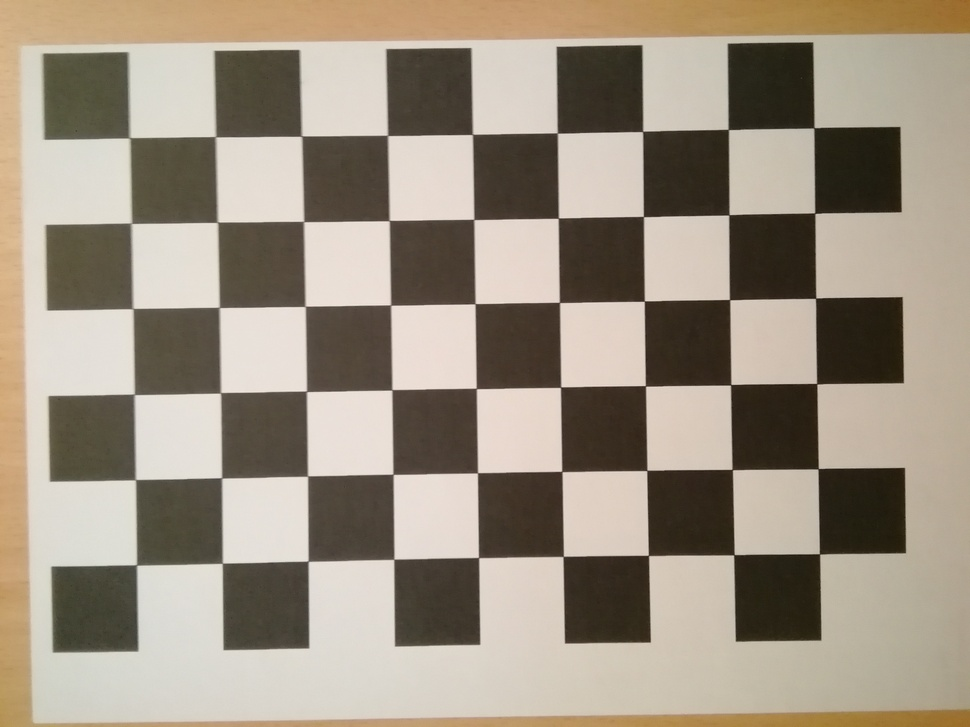
#> input picture chess/IMG_20210210_085833 - Kopie.jpg, 970 x 727 px, shrunk from 3264 x 2448 before the run; its folder holds only this picture in this run
$ jupyter execute --allow-errors '1. Erster Korrekturschritt.ipynb'   (shell and % lines are left out)
#> lines starting #> are read from the running program, lines starting #| are printed output that depends on the picture
# Erster Korrekturschritt: Verzeichnung

Im ersten Korrekturschritt werden zuerst die intrinsischen Kameraparameter sowie die Verzeichnungsparameter bestimmt. Dafür wird mit dem "Pinhole-Modell" ein Zusammenhang zwischen Weltkoordinaten und Bildkoordinaten hergestellt.

<center>Pinhole-Modell (https://docs.opencv.org/4.5.5/d9/d0c/group__calib3d.html)</center>

Für die Umsetzung werden Schachbrettbilder genutzt, die mit derselben Kamera wie die zu korrigierenden Bilder aufgenommen wurden. Die Schnittpunkte des Schachbrettmusters (Stellen, an denen sich jeweils vier Felder treffen) werden als Weltkoordinaten definiert und im Anschluss auf SubPixel-Niveau im Bild detektiert (Bildkoordinaten).

Die berechneten intrinsischen Kameraparameter und Verzeichungsparameter werden anschließend auf sämtliche Nadir-Bilder angewendet, wodurch die Verzeichnung korrigiert wird.

[cell 1]
import cv2, glob, os
import numpy as np
from ipywidgets import IntProgress
from IPython.display import display

chess_path = r"./chess/" # Pfad der Schachbrettbilder
input_path = r"./input/" # Pfad der Nadir-Rohdaten
output1_path = r"./output1/" # Pfad der primär korrigierten Nadir-Bilder

horizontal_corner_points = int(input("\nAnzahl horizontaler Schachtfelder: "))-1
#> the answer given: 1
vertical_corner_points = int(input("Anzahl vertikaler Schachfelder: "))-1
#> the answer given: 1
square_size = float(input("Seitenlänge eines Feldes [mm]: "))
#> the answer given: 100
#> `gray_img = cv2.imread(chess_img, 0)`:
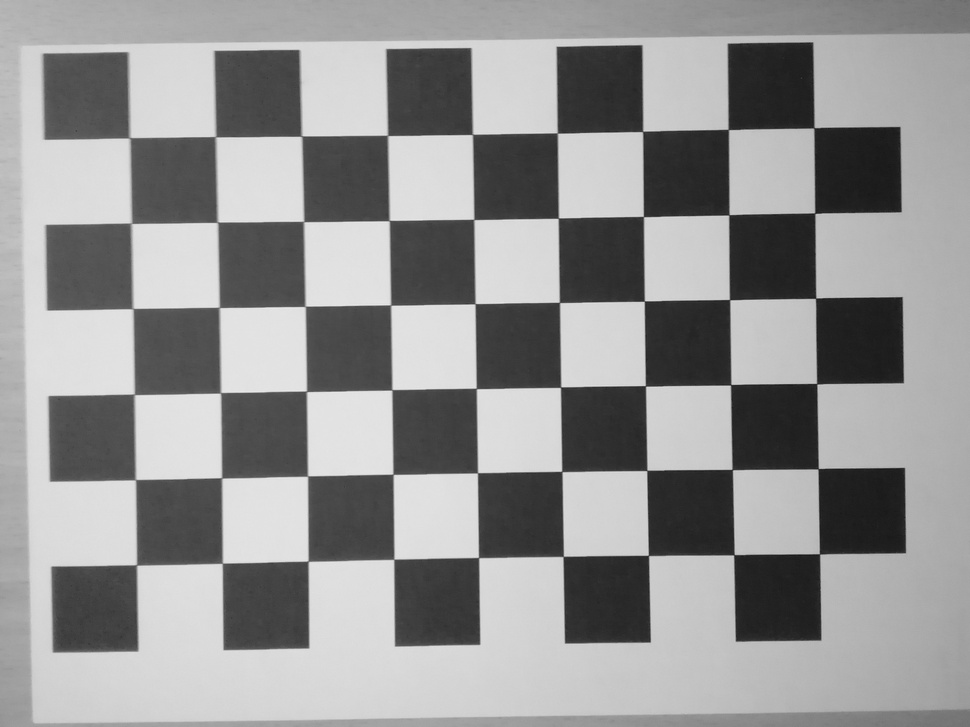
#> gray_img: shape (727, 970); min 21, max 234, mean 147.9

# Arrays für Weltkoordinaten (objpoints) und Bildkoordinaten (imgpoints)
objpoints = [] # 3d point in real world space
imgpoints = [] # 2d points in image plane.

[cell 2]
# Definition der Weltkoordinaten (0,0,0), (1,0,0), (2,0,0)...
objp = np.zeros((vertical_corner_points * horizontal_corner_points, 3), np.float32)
objp[:,:2] = np.mgrid[0:vertical_corner_points, 0:horizontal_corner_points].T.reshape(-1,2)
objp *= square_size

[cell 3]
chess_images = glob.glob(chess_path + "*.jpg")
f = IntProgress(min=0, max=len(chess_images), description='Analyse:',bar_style='warning')
display(f)

print("\nAnalyse der Schachbrettbilder:")

# Einlesen eines jeden JPGs im Schachbrettverzeichnis
#> (the rest of this cell did not finish here and is left out)

[cell 4]
# Berechnung der intrinsischen und extrinsischen Kameraparameter anhand der Welt- und Bildkoordinaten
if len(imgpoints) != 0 and len(objpoints) != 0:
    ret, mtx, dist, rvecs, tvecs = cv2.calibrateCamera(objpoints, imgpoints, gray_img.shape[::-1], None, None)
    print("\nVerzeichnungsparameter bestimmt.")

[cell 5]
nadir_images = glob.glob(input_path + "*.jpg")
f = IntProgress(min=0, max=len(nadir_images), description='Korrektur:',bar_style='info')
display(f)

# Einlesen eines jeden Bildes im Input-Verzeichnis
for image in nadir_images:

    print("Korrigiere ... ", image)
    img = cv2.imread(image)
    h, w = img.shape[:2]

    # Anwenden der berechneten Verzeichnungsparameter auf das eingelesene Bild
    newcameramtx, roi=cv2.getOptimalNewCameraMatrix(mtx,dist,(w,h),0,(w,h))

    # Korrektur der Verzeichnung
    new_img = cv2.undistort(img, mtx, dist, None, newcameramtx)

    # Bild zuschneiden
    #x,y,w2,h2 = roi
    #newimg = newimg[y:y+h2, x:x+w2]

    if not os.path.isdir(output1_path):
        os.mkdir(output1_path)

    new_img_name = image[8:]
    cv2.imwrite(output1_path + new_img_name, new_img)
    f.value += 1

print("\nAlle Bilder korrigiert und im 'output1'-Ordner gespeichert.")

[cell 6]
# Berechnung des durchschnittlichen Fehlers (je näher 0, desto besser)
mean_error = 0
for i in range(len(objpoints)):
    imgpoints2, _ = cv2.projectPoints(objpoints[i], rvecs[i], tvecs[i], mtx, dist)
    error = cv2.norm(imgpoints[i],imgpoints2, cv2.NORM_L2)/len(imgpoints2)
    mean_error += error
print(mean_error)


$ run again, on chess/IMG_20210210_085833.jpg
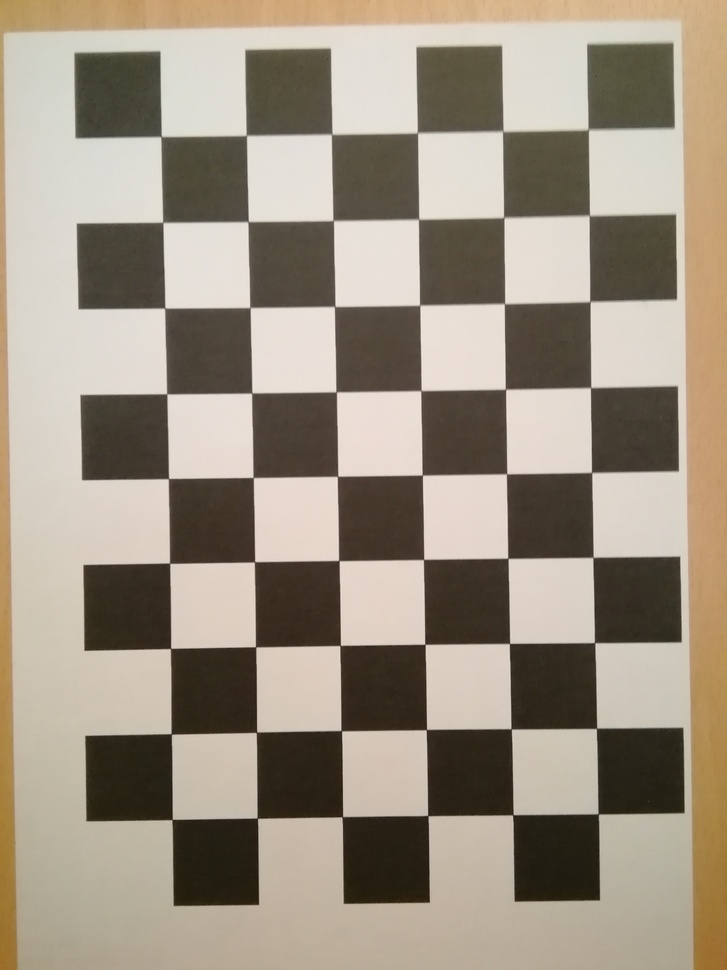
#> input picture chess/IMG_20210210_085833.jpg, 727 x 970 px, shrunk from 2448 x 3264 before the run
#> `gray_img = cv2.imread(chess_img, 0)`:
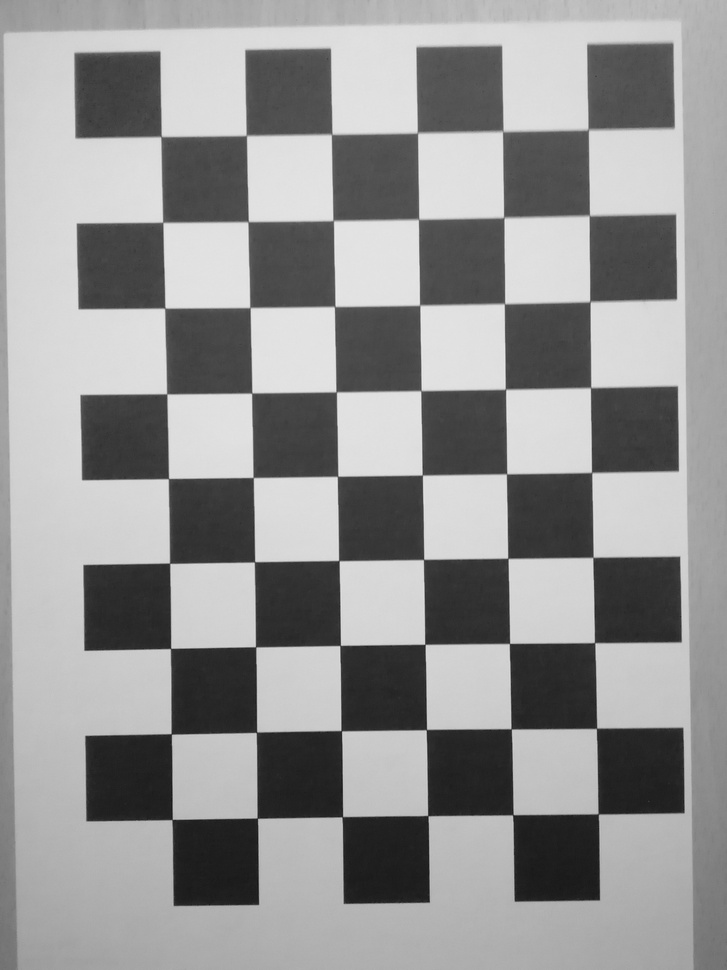
#> gray_img: shape (970, 727); min 21, max 236, mean 147.9
